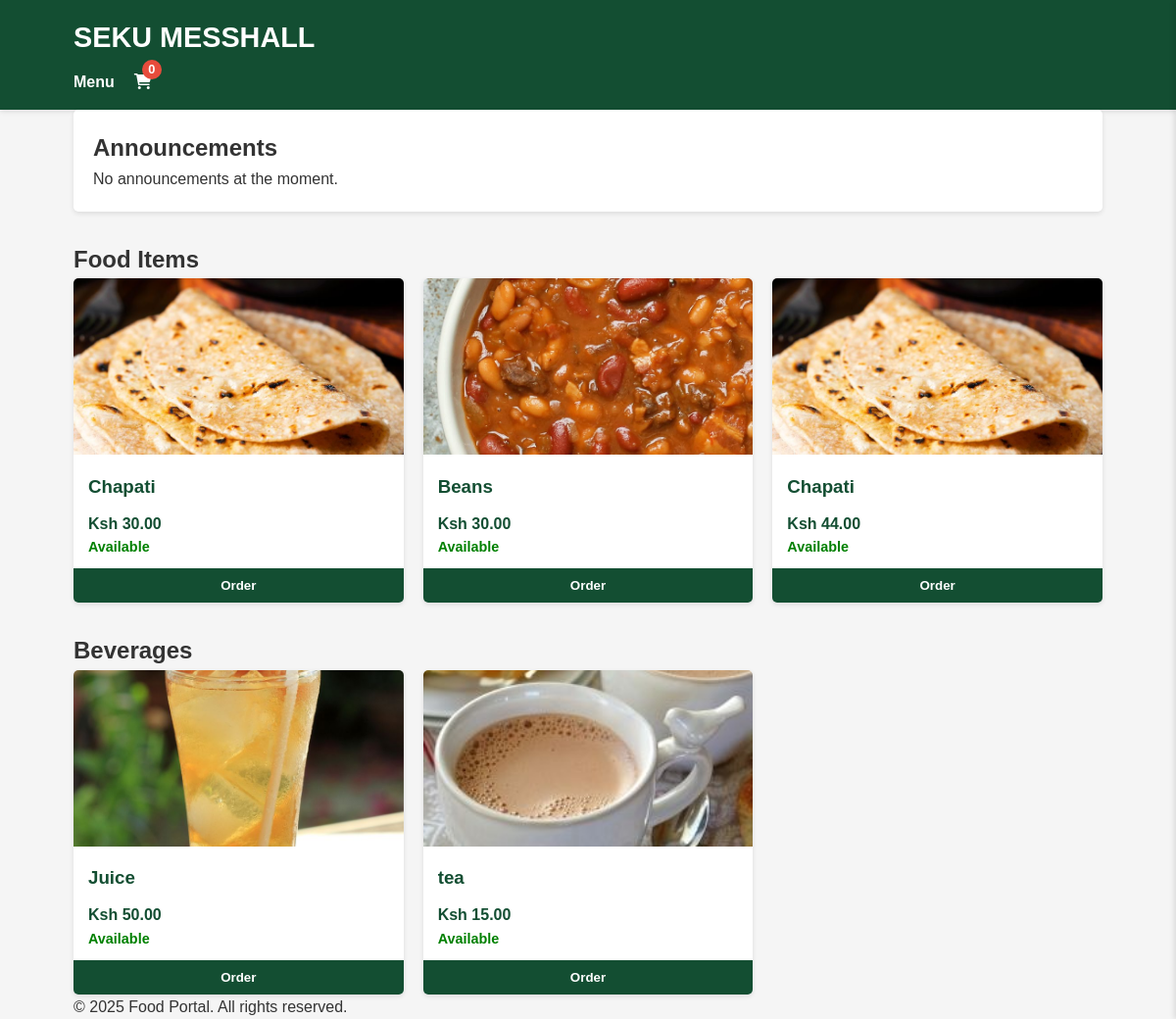
The app's page /, older data.
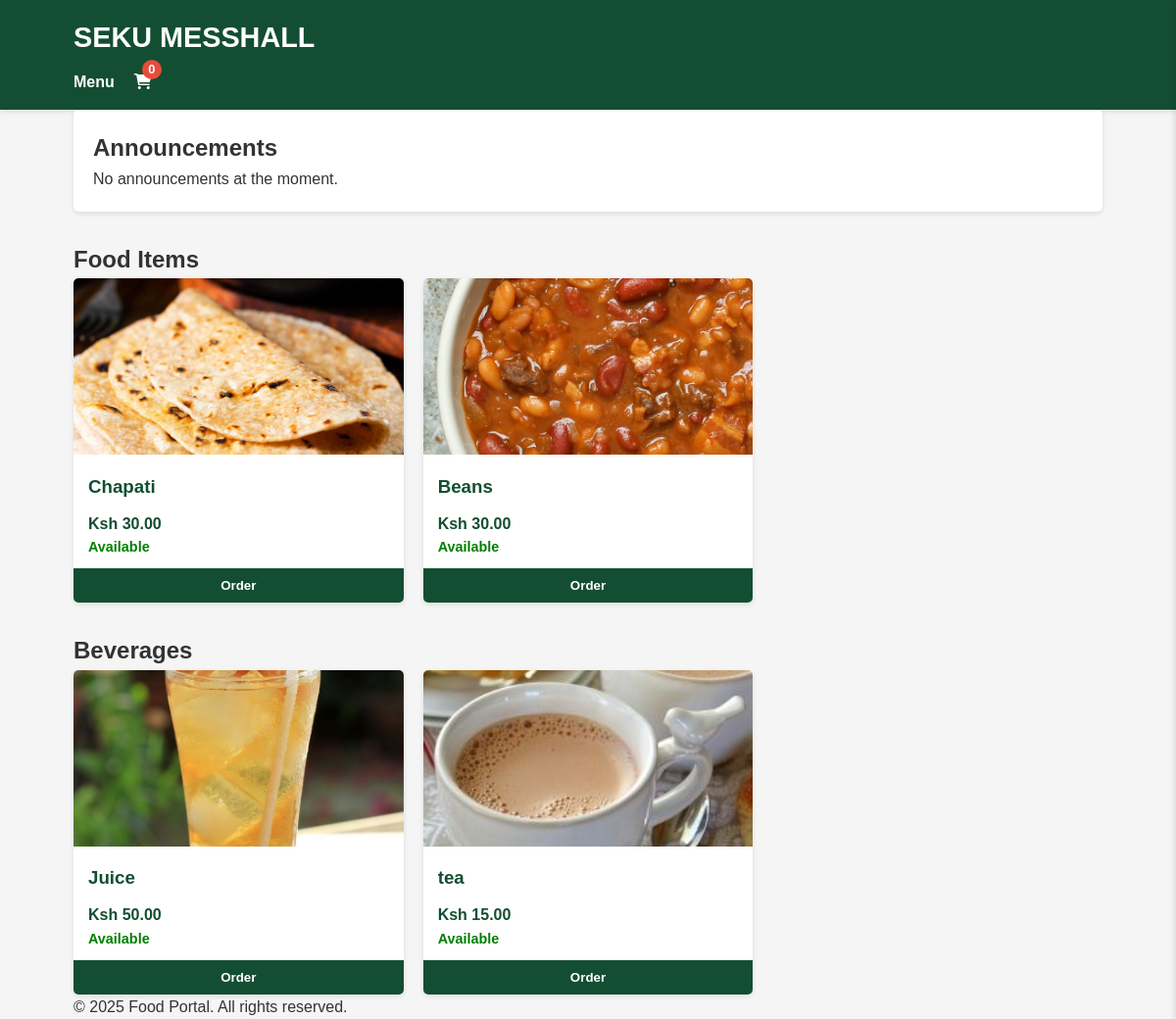
The same page, newer data.
### menu/models.py (models this page shows, shortened)
class MenuItem(models.Model):
    CATEGORY_CHOICES = [
        ('food', 'Food'),
        ('beverage', 'Beverage'),
    ]
    name = models.CharField(max_length=100)
    price = models.DecimalField(max_digits=10, decimal_places=2)
    available_units = models.PositiveIntegerField(default=0)
    category = models.CharField(max_length=10, choices=CATEGORY_CHOICES)
    image = models.ImageField(upload_to='menu_images/', blank=True, null=True)
    created_at = models.DateTimeField(auto_now_add=True)
    updated_at = models.DateTimeField(auto_now=True)

### menu/views.py (the view)
# urls.py: path('', views.menu_view, name='menu'),
def menu_view(request):
    food_items = MenuItem.objects.filter(category='food', available_units__gt=0)
    beverage_items = MenuItem.objects.filter(category='beverage', available_units__gt=0)
    announcements = Announcement.objects.filter(is_active=True).order_by('-created_at')[:5]
    context = {
        'food_items': food_items,
        'beverage_items': beverage_items,
        'announcements': announcements,
    }
    return render(request, 'menu.html', context)

### menu/templates/menu.html (shortened to what this page needs)
{% extends "base.html" %}
{% load static %}
{% block content %}
<div class="announcements">
    <h2>Announcements</h2>
    {% if announcements %}
        <div class="announcement-list">
            {% for announcement in announcements %}
                <div class="announcement">
                    <h3>{{ announcement.title }}</h3>
                    <p>{{ announcement.message }}</p>
                    <small>Posted on {{ announcement.created_at|date:"M d, Y" }}</small>
                </div>
            {% endfor %}
        </div>
    {% else %}
        <p>No announcements at the moment.</p>
    {% endif %}
</div>
<div class="menu-sections">
    <section class="food-section">
        <h2>Food Items</h2>
        <div class="menu-grid">
            {% for item in food_items %}
                <div class="menu-item" data-id="{{ item.id }}">
                    {% if item.image %}
                        <img src="{{ item.image.url }}" alt="{{ item.name }}">
                    {% else %}
                        <img src="{% static 'images/default-food.jpg' %}" alt="{{ item.name }}">
                    {% endif %}
                    <h3>{{ item.name }}</h3>
                    <p class="price">Ksh {{ item.price }}</p>
                    <p class="stock {% if item.available_units > 0 %}available{% else %}unavailable{% endif %}">
                        {% if item.available_units > 0 %}Available{% else %}Not Available{% endif %}
                    </p>
                    {% if item.available_units > 0 %}
                        <button class="add-to-cart" data-id="{{ item.id }}">Order</button>
                    {% else %}
                        <button class="add-to-cart" disabled>Out of Stock</button>
                    {% endif %}
                </div>
            {% endfor %}
        </div>
    </section>
    <section class="beverage-section">
        <h2>Beverages</h2>
        <div class="menu-grid">
            {% for item in beverage_items %}
                <div class="menu-item" data-id="{{ item.id }}">
                    {% if item.image %}
                        <img src="{{ item.image.url }}" alt="{{ item.name }}">
                    {% else %}
                        <img src="{% static 'images/default-beverage.jpg' %}" alt="{{ item.name }}">
                    {% endif %}
                    <h3>{{ item.name }}</h3>
                    <p class="price">Ksh {{ item.price }}</p>
                    <p class="stock {% if item.available_units > 0 %}available{% else %}unavailable{% endif %}">
                        {% if item.available_units > 0 %}Available{% else %}Not Available{% endif %}
                    </p>
                    {% if item.available_units > 0 %}
                        <button class="add-to-cart" data-id="{{ item.id }}">Order</button>
                    {% else %}
                        <button class="add-to-cart" disabled>Not available</button>
                    {% endif %}
                </div>
            {% endfor %}
        </div>
    </section>
</div>
{% endblock %}

### menu/templates/base.html (shortened to what this page needs)
<!DOCTYPE html>
<html lang="en">
<head>
    <link rel="stylesheet" href="https://cdnjs.cloudflare.com/ajax/libs/font-awesome/6.0.0-beta3/css/all.min.css">
    {% load static %}
    <link rel="stylesheet" href="{% static 'css/style.css' %}">
</head>
<body>
    <header>
        <div class="container">
            <h1><a href="{% url 'menu' %}">SEKU MESSHALL</a></h1>
            <nav>
                <a href="{% url 'menu' %}">Menu</a>
                    <a href="#" id="cart-link">
                        <i class="fas fa-shopping-cart"></i>
                        <span id="cart-count">{% if cart_count %}{{ cart_count }}{% else %}0{% endif %}</span>
                    </a>
            </nav>
        </div>
    </header>
    <main class="container">
        {% block content %}{% endblock %}
    </main>
    <footer>
        <div class="container">
            <p>&copy; {% now "Y" %} Food Portal. All rights reserved.</p>
        </div>
    </footer>
</body>
</html>

### menu/static/css/style.css (style rules this page uses)
:root { --primary-color: #134e32; --secondary-color: #FFCE1B; --accent-color: #e74c3c; --light-color: #f9f9f9; --dark-color: #333; --gray-color: #ddd; }
* { margin: 0; padding: 0; box-sizing: border-box; }
body { font-family: 'Arial', sans-serif; line-height: 1.6; color: var(--dark-color); background-color: #f5f5f5; }
.container { width: 90%; max-width: 1200px; margin: 0 auto; padding: 0 15px; }
header { background-color: var(--primary-color); color: white; padding: 15px 0; box-shadow: 0 2px 5px rgba(0, 0, 0, 0.1); }
header h1 { font-size: 1.8rem; margin-bottom: 10px; }
header h1 a { color: white; text-decoration: none; }
header nav { display: flex; gap: 20px; }
header nav a { color: white; text-decoration: none; font-weight: bold; }
#cart-link { position: relative; }
#cart-count { position: absolute; top: -10px; right: -10px; background-color: var(--accent-color); color: white; border-radius: 50%; width: 20px; height: 20px; display: flex; align-items: center; justify-content: center; font-size: 0.8rem; }
main { padding: 30px 0; }
.announcements { background-color: white; padding: 20px; border-radius: 5px; margin-bottom: 30px; box-shadow: 0 2px 5px rgba(0, 0, 0, 0.1); }
.menu-sections { display: flex; flex-direction: column; gap: 30px; }
.menu-grid { display: grid; grid-template-columns: repeat(auto-fill, minmax(250px, 1fr)); gap: 20px; }
.menu-item { background-color: white; border-radius: 5px; overflow: hidden; box-shadow: 0 2px 5px rgba(0, 0, 0, 0.1); transition: transform 0.3s ease; }
.menu-item img { width: 100%; height: 180px; object-fit: cover; }
.menu-item h3 { padding: 10px 15px; color: var(--primary-color); }
.menu-item .price { padding: 0 15px; font-weight: bold; color: var(--primary-color); }
.menu-item .stock { padding: 0 15px 10px; color: #777; font-size: 0.9rem; }
.menu-item .add-to-cart { display: block; width: 100%; padding: 10px; background-color: var(--primary-color); color: white; border: none; cursor: pointer; font-weight: bold; }
.stock.available { color: green; font-weight: bold; }

Row changes from the older to the newer data that the page shows:
removed MenuItem: image (picture), name "Chapati", price "44.00", available_units "Available", shown under "Food Items"
